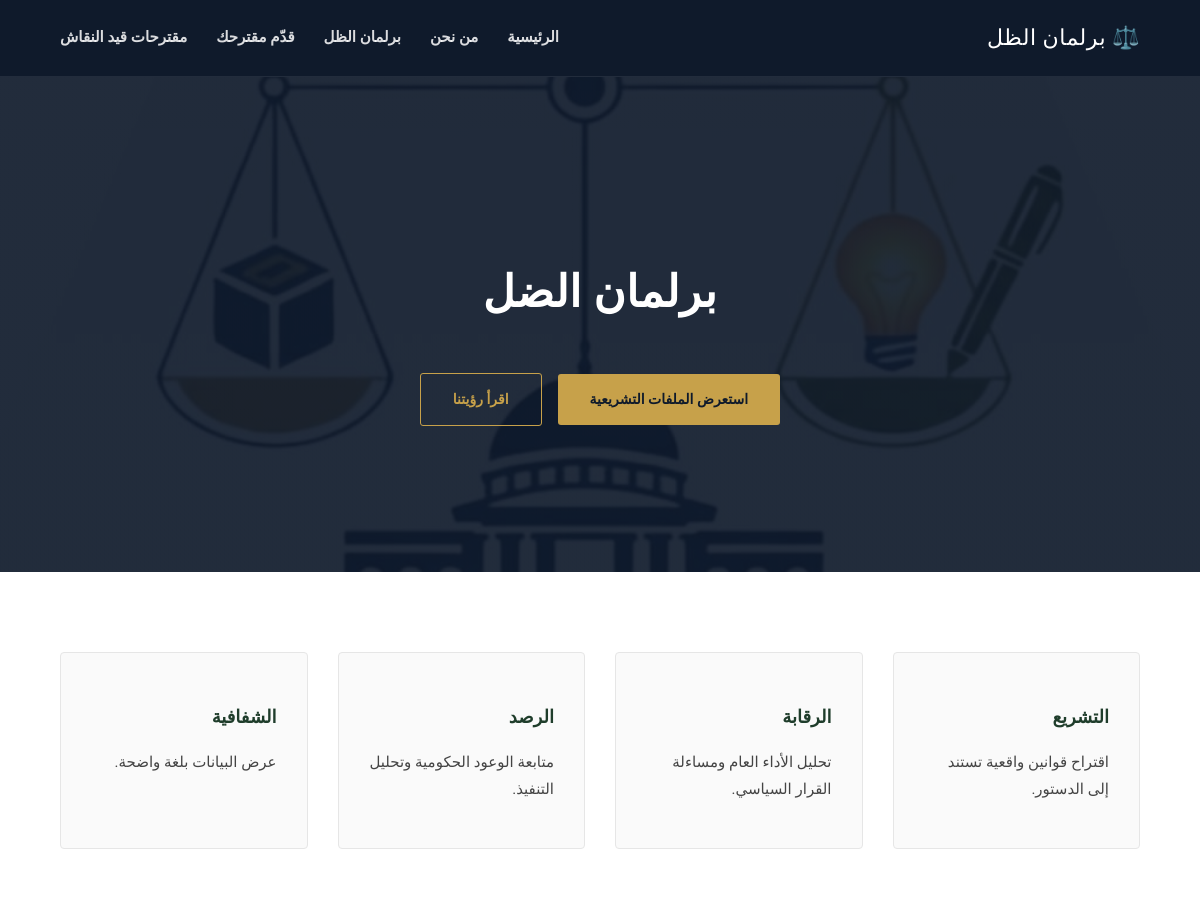
Before: / (upper part) with the older database file.
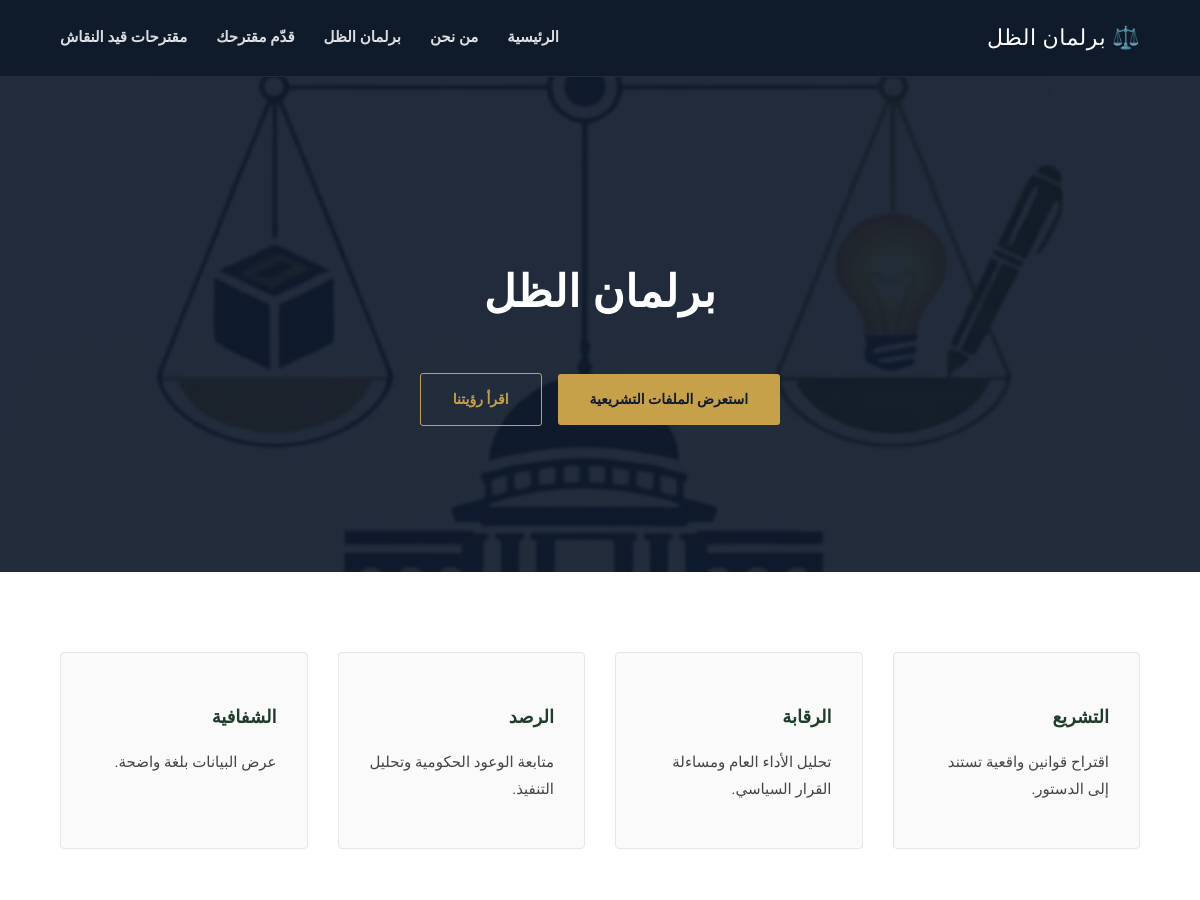
After: the same page with the newer database file.
### tables this page shows
CREATE TABLE content (
    id INTEGER PRIMARY KEY,
    title TEXT,
    description TEXT
);

### app.py (the view)
@app.route("/")
def home():
    db = get_db()
    c = db.cursor()
    c.execute("SELECT title, description FROM content WHERE id=1")
    data = c.fetchone()
    db.close()
    return render_template("index.html", title=data[0], desc=data[1])

### app.py (called while the page is built)
def get_db():
    return sqlite3.connect(config.DATABASE)

### templates/index.html (shortened to what this page needs)
{% extends "base.html" %}
{% block content %}
<section class="hero">
    <h1>{{ title }}</h1>
    <div class="buttons">
        <a href="/shadow-parliament" class="btn primary">استعرض الملفات التشريعية</a>
        <a href="/about" class="btn secondary">اقرأ رؤيتنا</a>
    </div>
</section>
<section class="cards">
    <div class="card"><h3>التشريع</h3><p>اقتراح قوانين واقعية تستند إلى الدستور.</p></div>
    <div class="card"><h3>الرقابة</h3><p>تحليل الأداء العام ومساءلة القرار السياسي.</p></div>
    <div class="card"><h3>الرصد</h3><p>متابعة الوعود الحكومية وتحليل التنفيذ.</p></div>
    <div class="card"><h3>الشفافية</h3><p>عرض البيانات بلغة واضحة.</p></div>
</section>
{% endblock %}

Changed rows visible on the page:
changed content: title "برلمان الضل" → "برلمان الظل"
